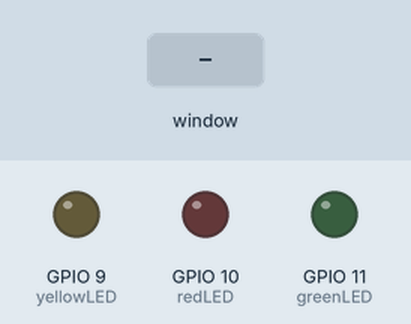
A program run on a simulated Raspberry Pi (BCM pin numbers). Parts: output pins drawn as LEDs (lit = HIGH). Inputs (shaded band) come from the test bench. The desktop window is not drawn, its controls go by their first labels and the mouse button is held 0.15 s. At 5.8 s the program stops and its outputs stay as they are.

Above: at 1.2 s.
1.3 s: control labelled "Red LED" in the window clicked
At 2.5 s:
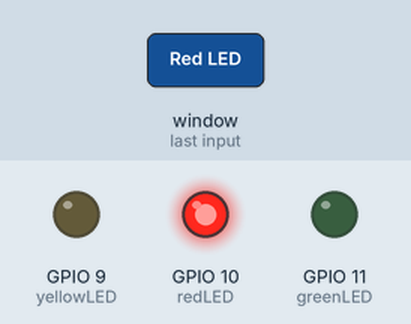
2.8 s: control labelled "Yellow LED" in the window clicked
At 3.7 s:
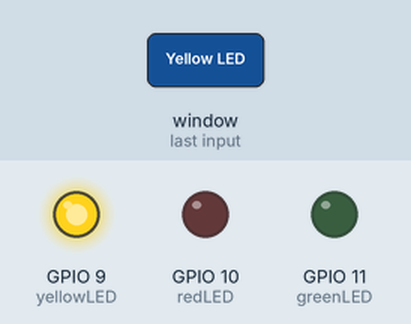
4.3 s: control labelled "Green LED" in the window clicked
At 4.9 s:
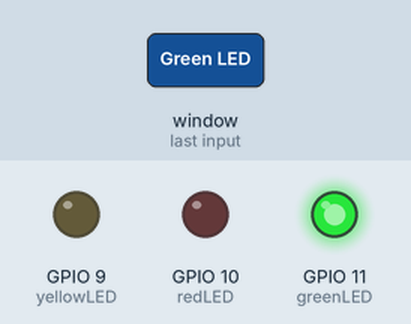
5.8 s: control labelled "Exit" in the window clicked
At 7.0 s:
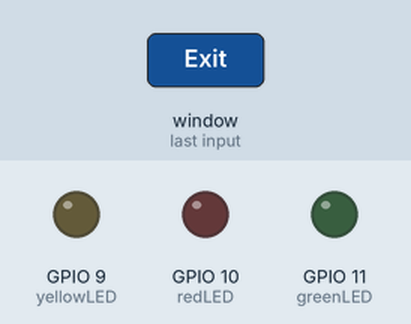
Timing chart, 0 to 7.3 s (numbered marks = the images above; inputs shaded):
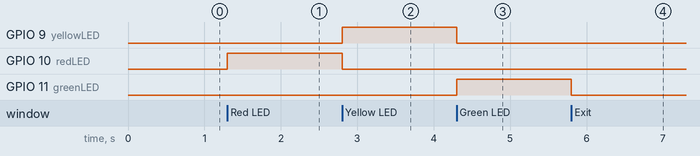

The program:

gui.py
```python
import tkinter as tk
import tkinter.font
from gpiozero import LED
import RPi.GPIO as GPIO
GPIO.setmode(GPIO.BCM)

# HARDWARE #
redLED = LED(10)
yellowLED = LED(9)
greenLED = LED(11)

# GUI DEFINITIONS #
win = tk.Tk()
win.title("Task 5.2C - Building a GUI")
stdFont = tkinter.font.Font(family = 'Helvetica', size = 12, weight = "bold")

# FUNCTIONS #
def off():
    redLED.off()
    yellowLED.off()
    greenLED.off()

def toggleRedLED():
    if redLED.is_lit:
        redLED.off()
    else:
        off() # Makes sure only red is on
        redLED.on()

def toggleYellowLED():
    if yellowLED.is_lit:
        yellowLED.off()
    else:
        off() # Makes sure only yellow is on
        yellowLED.on()

def toggleGreenLED():
    if greenLED.is_lit:
        greenLED.off()
    else:
        off() # Makes sure only green is on
        greenLED.on()

def close():
    GPIO.cleanup()
    win.destroy()

# WIDGET #
buttonRedLED = tk.Button(win, text = "Red LED", font = stdFont, command = toggleRedLED, bg = 'red', height = 1, width = 20)
buttonRedLED.grid(row = 0, column = 1)

buttonYellowLED = tk.Button(win, text = "Yellow LED", font = stdFont, command = toggleYellowLED, bg = 'yellow', height = 1, width = 20)
buttonYellowLED.grid(row = 1, column = 1)

buttonGreenLED = tk.Button(win, text = "Green LED", font = stdFont, command = toggleGreenLED, bg = 'light green', height = 1, width = 20)
buttonGreenLED.grid(row = 2, column = 1)

exitButton = tk.Button(win, text = "Exit", font = stdFont, command = close, height = 1, width = 20)
exitButton.grid(row = 3, column = 1)

win.protocol("WM_DELETE_WINDOW", close) # Closes window cleanly when clicking X in top corner
win.mainloop() # Keep GUI running by looping forever.
```

Measured:
- after the input at 1.3 s, GPIO 10 (redLED): LOW → HIGH at once
- after the input at 2.8 s, GPIO 9 (yellowLED): LOW → HIGH at once; GPIO 10 (redLED): HIGH → LOW at once
- after the input at 4.3 s, GPIO 9 (yellowLED): HIGH → LOW at once; GPIO 11 (greenLED): LOW → HIGH at once
- after the input at 5.8 s, GPIO 11 (greenLED): HIGH → LOW at once
